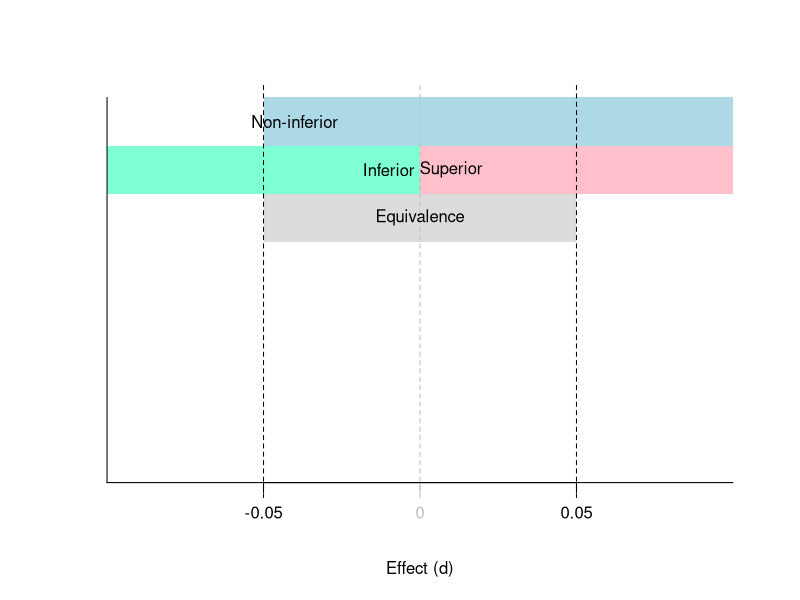
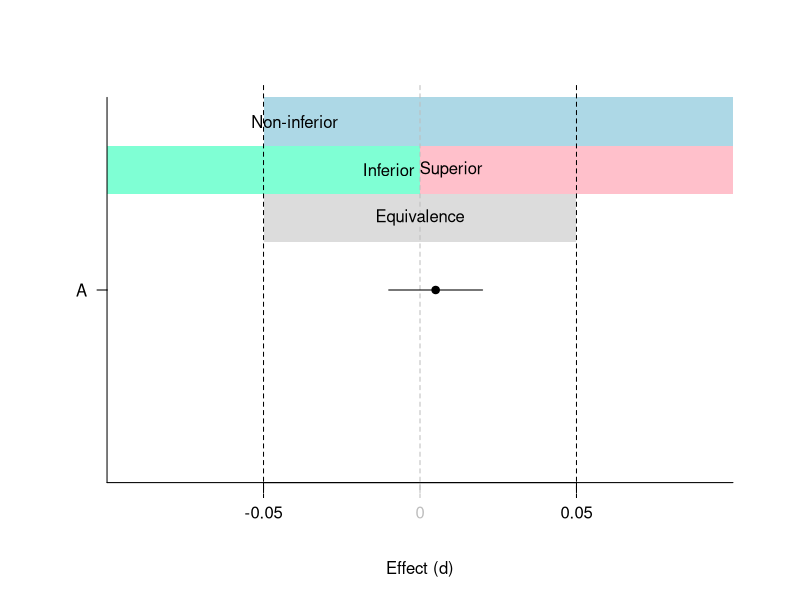
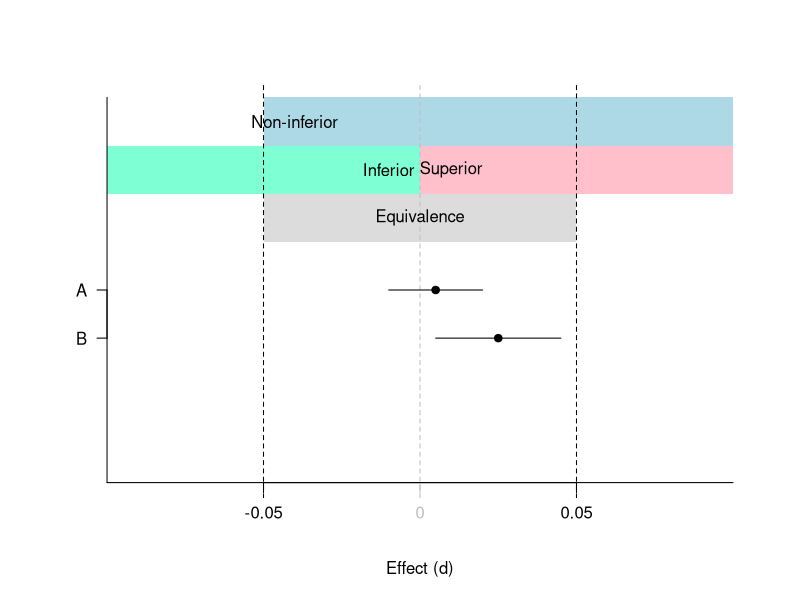
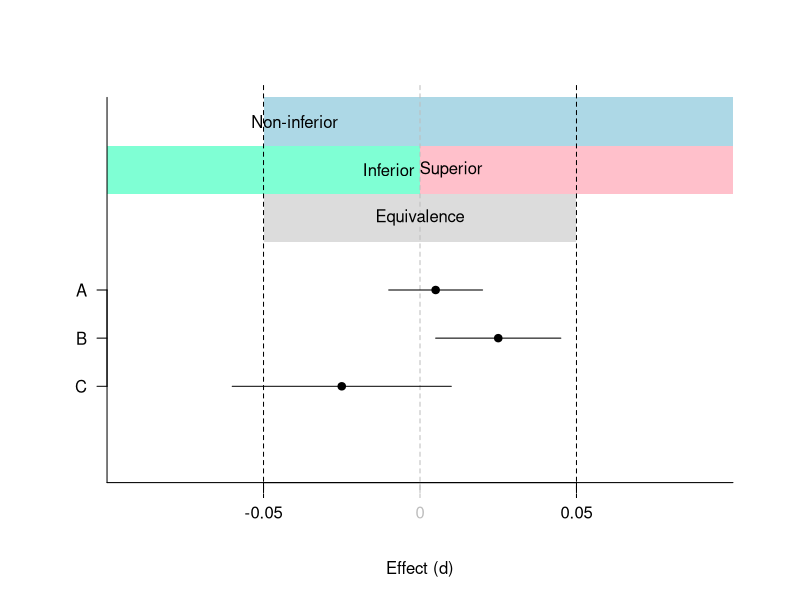
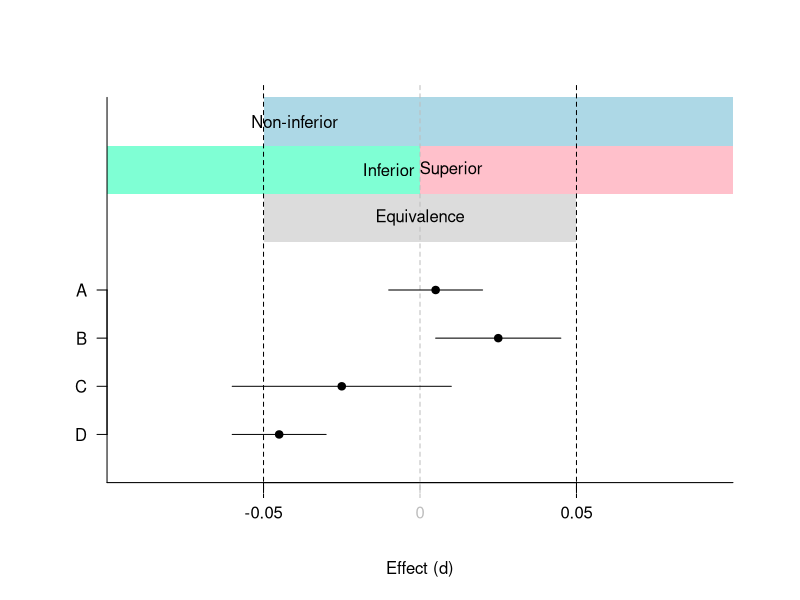
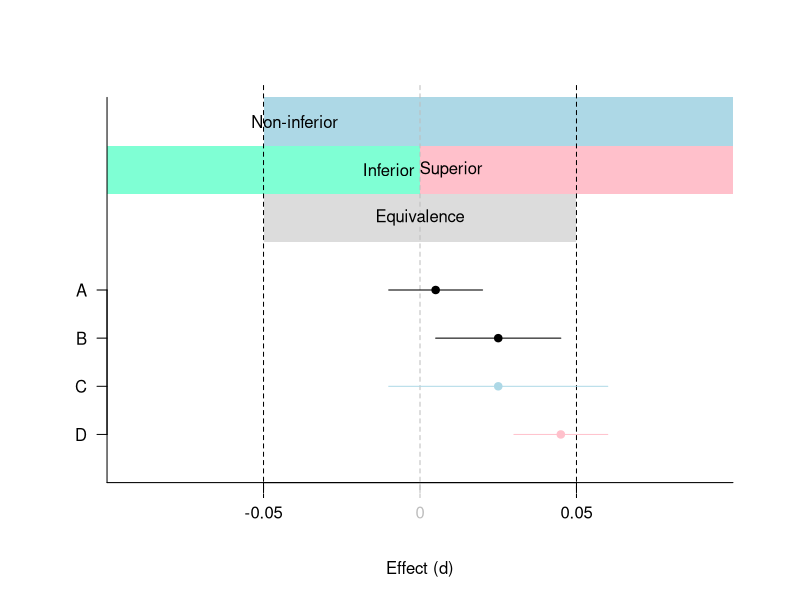

Generate these figures, in order, with R:
run_plot = function() {
  par(xpd=FALSE)
  plot(c(-0.1,0.1), y = c(0,1.6), axes=F, type='n', ylab='', xlab='Effect (d)')

  rect(-0.05, 1.4, 0.1, 1.6, col='lightblue', border=NA)
  rect(-0.1, 1.2, 0, 1.4, col='aquamarine', border=NA)
  rect(0, 1.2, 0.1, 1.4, col='pink', border=NA)
  rect(-0.05, 1, 0.05, 1.2, col='gainsboro', border=NA)

  axis(1, pos=0, at=c(-0.1,0.1), lwd.tick=0, labels=FALSE)

  abline(v=c(0, -0.05, 0.05), lty=2, col=c('grey', 'black', 'black'))
  axis(1, pos=0, at=0, labels='0', col='grey', col.axis='grey')
  axis(1, pos=c(0,0), at=c(-0.05,0.05), labels=c('-0.05','0.05'))

  text(-0.04, 1.5, labels='Non-inferior')
  text(c(-0.01,0.01), c(1.3,1.3), labels=c('Inferior', 'Superior'))
  text(0, 1.1, labels='Equivalence')

  axis(2, pos=-0.1, at=c(0,1.6), lwd.tick=0, labels=FALSE)
}

dev.new(width = 11, height = 6, unit = "px", noRStudioGD = TRUE)
run_plot()

dev.new(width = 11, height = 6, unit = "px", noRStudioGD = TRUE)
run_plot()
axis(2, pos=-0.1, at=0.8, labels='A', las=1)

# A
lines(seq(-0.01,0.02,0.01), rep(0.8, 4))
points(0.005,0.8, pch=19)

dev.new(width = 11, height = 6, unit = "px", noRStudioGD = TRUE)
run_plot()
axis(2, pos=-0.1, at=c('0.8', '0.6'), labels=c('A','B'), las=1)

# A
lines(seq(-0.01,0.02,0.01), rep(0.8, 4))
points(0.005,0.8, pch=19)

# B
lines(seq(0.005,0.045,0.01), rep(0.6, 5))
points(0.025,0.6, pch=19)

dev.new(width = 11, height = 6, unit = "px", noRStudioGD = TRUE)
run_plot()
axis(2, pos=-0.1, at=c('0.8', '0.6', '0.4'), labels=c('A','B','C'), las=1)

# A
lines(seq(-0.01,0.02,0.01), rep(0.8, 4))
points(0.005,0.8, pch=19)

# B
lines(seq(0.005,0.045,0.01), rep(0.6, 5))
points(0.025,0.6, pch=19)

# C
lines(seq(-0.06,0.01,0.01), rep(0.4, 8))
points(-0.025,0.4, pch=19)

dev.new(width = 11, height = 6, unit = "px", noRStudioGD = TRUE)
run_plot()
axis(2, pos=-0.1, at=c('0.8', '0.6', '0.4', '0.2'), labels=c('A','B','C','D'), las=1)

# A
lines(seq(-0.01,0.02,0.01), rep(0.8, 4))
points(0.005,0.8, pch=19)

# B
lines(seq(0.005,0.045,0.01), rep(0.6, 5))
points(0.025,0.6, pch=19)

# C
lines(seq(-0.06,0.01,0.01), rep(0.4, 8))
points(-0.025,0.4, pch=19)

# D
lines(seq(-0.06,-0.03,0.01), rep(0.2, 4))
points(-0.045,0.2, pch=19)

dev.new(width = 11, height = 6, unit = "px", noRStudioGD = TRUE)
run_plot()
axis(2, pos=-0.1, at=c('0.8', '0.6', '0.4', '0.2'), labels=c('A','B','C','D'), las=1)

# A
lines(seq(-0.01,0.02,0.01), rep(0.8, 4))
points(0.005,0.8, pch=19)

# B
lines(seq(0.005,0.045,0.01), rep(0.6, 5))
points(0.025,0.6, pch=19)

# C
lines(seq(-0.01,0.06,0.01), rep(0.4, 8), col='lightblue')
points(0.025,0.4, pch=19, col='lightblue')

# D
lines(seq(0.03,0.06,0.01), rep(0.2, 4), col='pink')
points(0.045,0.2, pch=19, col='pink')
